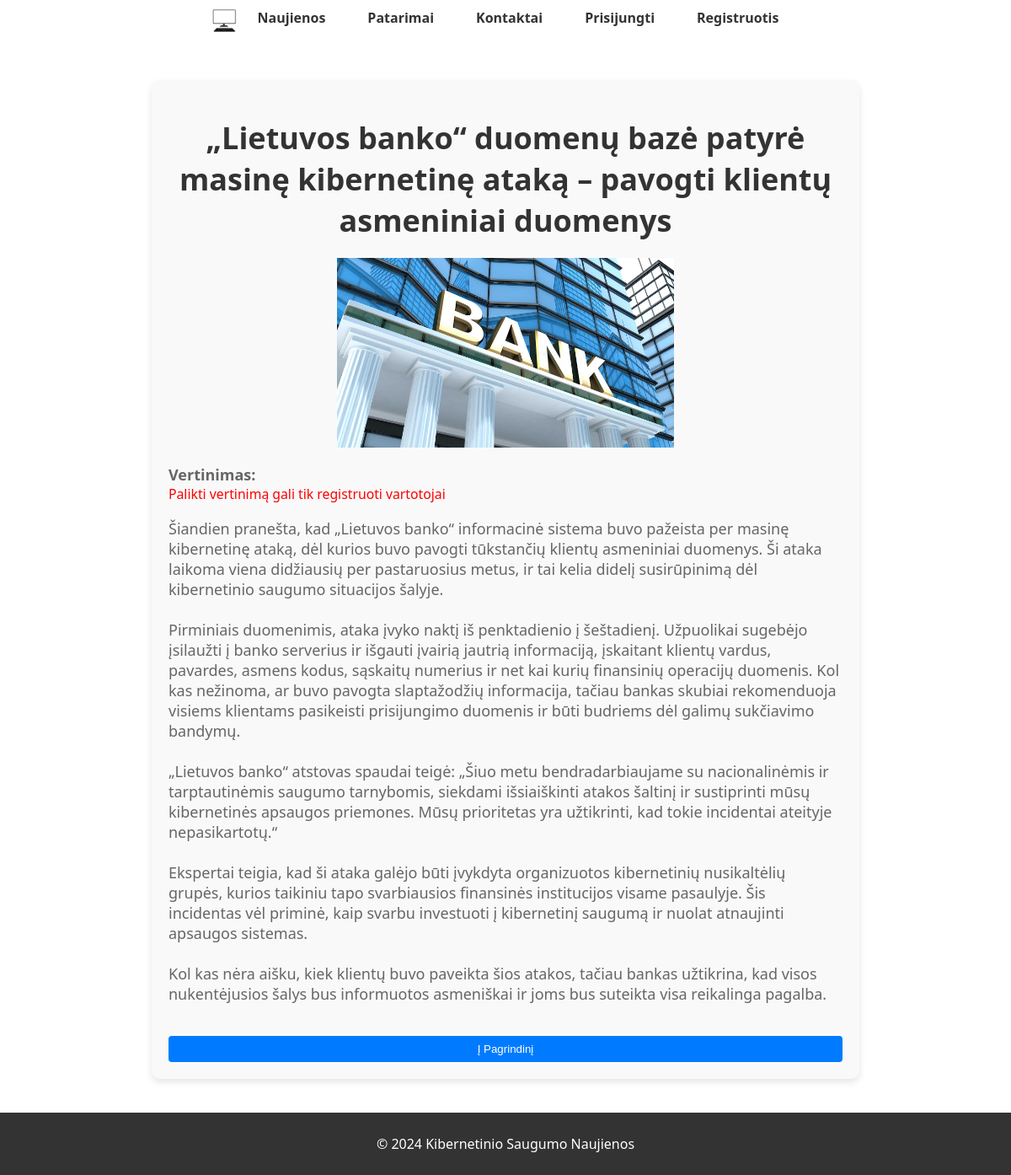
The app's page /article.php?id=43 with its own data.
### tables this page shows
CREATE TABLE `news` (
  `id` int(11) NOT NULL,
  `title` varchar(255) NOT NULL,
  `content` text NOT NULL,
  `published_date` datetime DEFAULT current_timestamp(),
  `image_path` varchar(255) DEFAULT NULL,
  `category` varchar(255) DEFAULT NULL
);

### article.php (the view, shortened to what this page needs)
<?php
require_once 'db.php';
$articleId = isset($_GET['id']) ? intval($_GET['id']) : 0;
$query = $conn->prepare("SELECT * FROM News WHERE id = ?");
$query->bind_param("i", $articleId);
$query->execute();
$result = $query->get_result();
$article = $result->fetch_assoc();
$isAdmin = isset($_SESSION['is_admin']) && $_SESSION['is_admin'];
?>
<!DOCTYPE html>
<html lang="lt">
<head>
    <link rel="stylesheet" href="styles.css">
</head>
<body>
    <header>
        <nav>
            <ul>
                <a href="index.php"><img src="./assets/main-logo.png" alt="logo" height="30px" width="30px"></a>
                <li><a href="news.php">Naujienos</a></li>
                <li><a href="tips.php">Patarimai</a></li>
                <li><a href="contacts.php">Kontaktai</a></li>
                <?php if (isset($_SESSION['user_id'])): ?>
                    <li><a href="logout.php">Atsijungti</a></li>
                    <?php if ($isAdmin): ?>
                        <li><a href="admin.php">Administratoriaus Skydelis</a></li>
                    <?php endif; ?>
                <?php else: ?>
                    <li><a href="login.php">Prisijungti</a></li>
                    <li><a href="register.php">Registruotis</a></li>
                <?php endif; ?>
            </ul>
        </nav>
    </header>
    <main class="article-content">
        <h1><?= htmlspecialchars($article['title']) ?></h1>
        <img src="<?= htmlspecialchars($article['image_path']) ?>" alt="Paveikslėlio aprašymas" id="articleImage"
            style="cursor: pointer;">
        <p style="margin-bottom:0;"><b>Vertinimas:</b></p>
        <?php if (isset($_SESSION['user_id'])): ?>
            <form id="ratingForm">
                <input type="hidden" name="article_id" id="articleId" value="<?= $article['id'] ?>">
                <select name="rating" id="rating">
                    <option value="1">1 - Blogai</option>
                    <option value="2">2 - Vidutiniškai</option>
                    <option value="3">3 - Gerai</option>
                    <option value="4">4 - Labai gerai</option>
                    <option value="5">5 - Puikiai</option>
                </select>
                <button type="submit">Pateikti įvertinimą</button>
            </form>
            <div id="ratingMessage"></div>
            <div id="averageRating"></div>
        <?php else: ?>
            <p style="font-size: 0.875em; color: red; margin-top:0;">Palikti vertinimą gali tik registruoti vartotojai</p>
        <?php endif; ?>
        <p><?= nl2br(htmlspecialchars($article['content'])) ?></p>
        <button onclick="window.location.href='index.php'">Į Pagrindinį</button>
    </main>
    <footer>
        <p>© 2024 Kibernetinio Saugumo Naujienos</p>
    </footer>
</body>
</html>

### styles.css (style rules this page uses)
html, body { height: 100%; margin: 0; padding: 0; }
body { font-family: 'Segoe UI', Tahoma, Geneva, Verdana, sans-serif; background-color: #ffffff; color: #666666; display: flex; flex-direction: column; min-height: 100%; }
header { background-color: #ffffff; color: #333333; padding: 10px 0; text-align: center; }
h1, h2, h3 { color: #333333; text-align: center; }
main { flex: 1; padding: 20px; }
footer { text-align: center; width: 100%; background-color: #333333; color: white; padding: 10px 0; }
.article-content { max-width: 800px; margin: 40px auto; padding: 20px; background-color: #f9f9f9; border-radius: 10px; box-shadow: 0 4px 8px rgba(0, 0, 0, 0.1); font-size: 18px; }
.article-content h1 { text-align: center; margin-bottom: 20px; }
.article-content img { width: 100%; max-width: 400px; display: block; margin: 20px auto; }
nav ul { list-style-type: none; padding: 0; margin: 0; display: flex; justify-content: center; }
nav ul li { margin: 0 15px; }
nav ul li a { color: #333333; text-decoration: none; font-weight: bold; padding: 5px 10px; }
input[type="text"], input[type="email"], input[type="password"], input[type="hidden"], button { width: 100%; padding: 8px; margin-top: 5px; border: 1px solid #ccc; border-radius: 4px; }
button { background-color: #007bff; color: white; border: none; margin-top: 20px; }

### records on screen
news: title "„Lietuvos banko“ duomenų bazė patyrė masinę kibernetinę ataką – pavogti klientų asmeniniai duomenys", image_path (picture), content "Šiandien pranešta, kad „Lietuvos banko“ informacinė sistema buvo pažeista per masinę kibernetinę ataką, dėl kurios buvo pavogti tūkstančių klientų asmeniniai duomenys. Ši ataka laikoma viena didžiausių per pastaruosius metus, ir tai kelia didelį susirūpinimą dėl kibernetinio saugumo situacijos šalyje. Pirminiais duomenimis, ataka įvyko naktį iš penktadienio į šeštadienį. Užpuolikai sugebėjo įsilaužti į banko serverius ir išgauti įvairią jautrią informaciją, įskaitant klientų vardus, pavardes, asmens kodus, sąskaitų numerius ir net kai kurių finansinių operacijų duomenis. Kol kas nežinoma, ar buvo pavogta slaptažodžių informacija, tačiau bankas skubiai rekomenduoja visiems klientams…"
